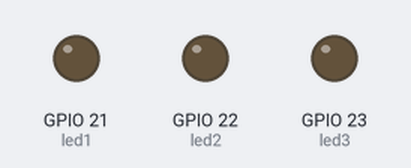
This program was run on a simulated ESP32 board running MicroPython. Parts: output pins drawn as LEDs (lit = HIGH).

Above: at 0.12 s.
At 1.15 s:
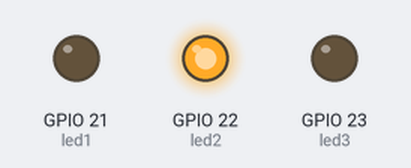
At 1.62 s:
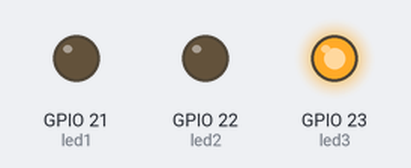
At 1.9 s:
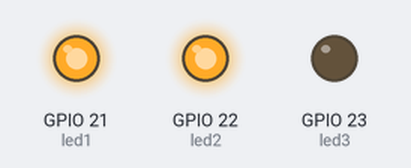
At 2.35 s:
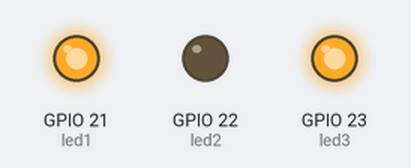
At 2.6 s:
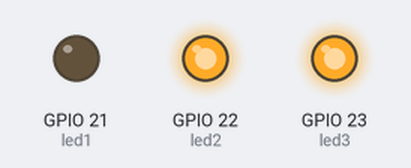
Timing chart, 0 to 3.0 s (numbered marks = the images above):
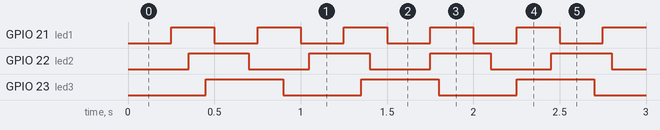

Measured:
- by itself, GPIO 21 (led1): alternates HIGH for 0.25 s and LOW for 0.25 s
- by itself, GPIO 22 (led2): alternates HIGH for 0.35 s and LOW for 0.35 s
- by itself, GPIO 23 (led3): alternates HIGH for 0.45 s and LOW for 0.45 s

The program:

up_-_12.10_-_timers_rgb_led_test.py
```python
'''
 12.10 - Timers

 This sketch shows how to use the ESP32 hardware timers to control the three segments of an
 RGB LED indepentently.

 The ESP32 contains 4 hardware timers. In this example, I am using timers 0, 1, 2, 3.

 Components
 ----------
  - ESP32
  - an RGB LED, common cathode
  - 3 x 330Ohm current limiting resistors for the three RGB LED segments
  - Wires
  - Breadboard

  Connect the RGB LED to the ESP32 like this:

  - Common cathode (longest pin) to GND.
  - Red segment via resistor to GPIO21.
  - Blue segment via resistor to GPIO22.
  - Green segment via resistor to GPIO23.

 Documentation:
 Timers: http://docs.micropython.org/en/latest/esp32/quickref.html#timers
 Pins and GPIO: https://micropython-docs-esp32.readthedocs.io/en/esp32_doc/esp32/quickref.html#pins-and-gpio

 Course:
 MicroPython with the ESP32
 https://techexplorations.com

'''

from machine import Pin, Timer

led1 = Pin(21, Pin.OUT)    # create output pin on GPIO21, RED
led2 = Pin(22, Pin.OUT)    # create output pin on GPIO22, BLUE
led3 = Pin(23, Pin.OUT)    # create output pin on GPIO23, GREEN

def red_blink_isr(event):
    if led1.value() == False:
        led1.on()
    else:
        led1.off()

def blue_blink_isr(event):
    if led2.value() == False:
        led2.on()
    else:
        led2.off()

def green_blink_isr(event):
    if led3.value() == False:
        led3.on()
    else:
        led3.off()

blink_timer_red = Timer(0)
blink_timer_red.init(period=250, mode=Timer.PERIODIC, callback=red_blink_isr)

blink_timer_blue = Timer(1)
blink_timer_blue.init(period=350, mode=Timer.PERIODIC, callback=blue_blink_isr)

blink_timer_green = Timer(2)
blink_timer_green.init(period=450, mode=Timer.PERIODIC, callback=green_blink_isr)
```
